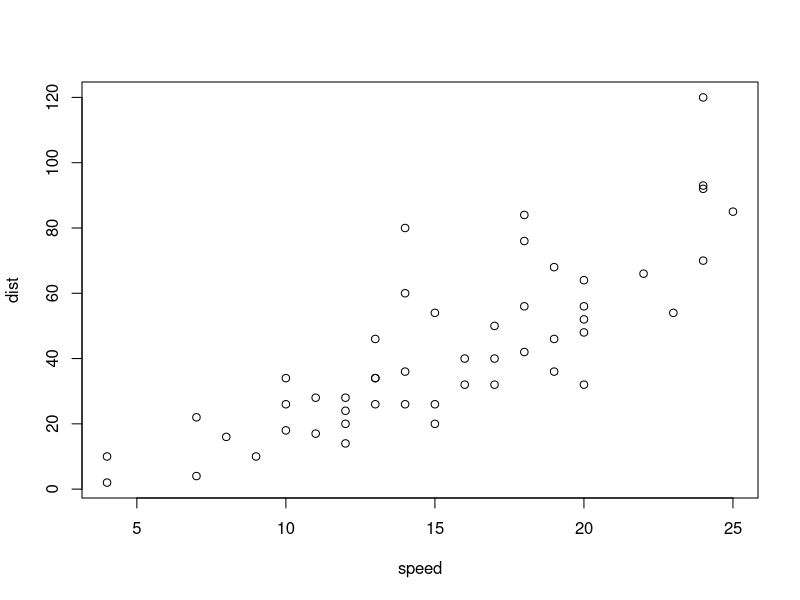
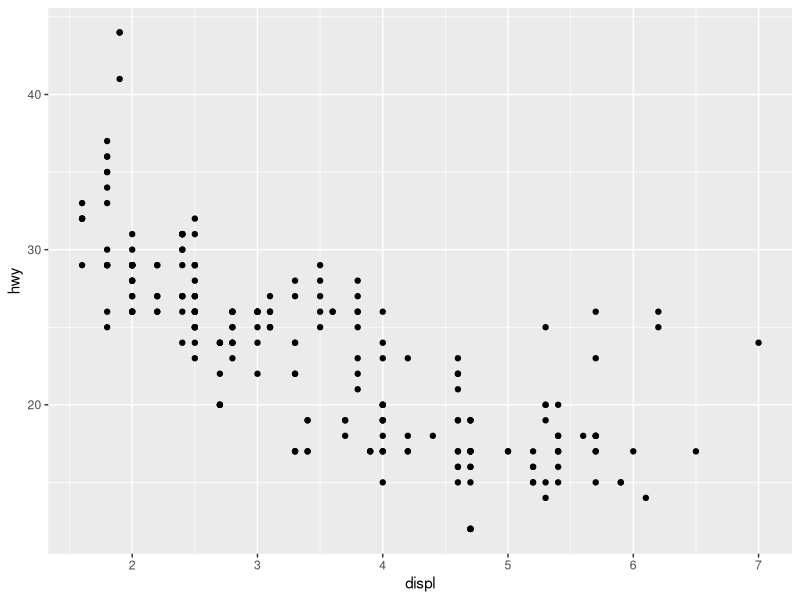
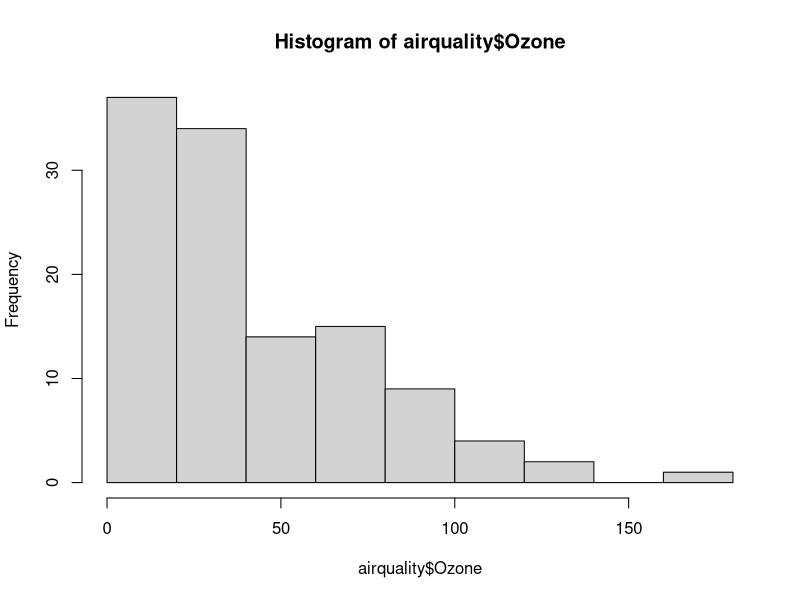
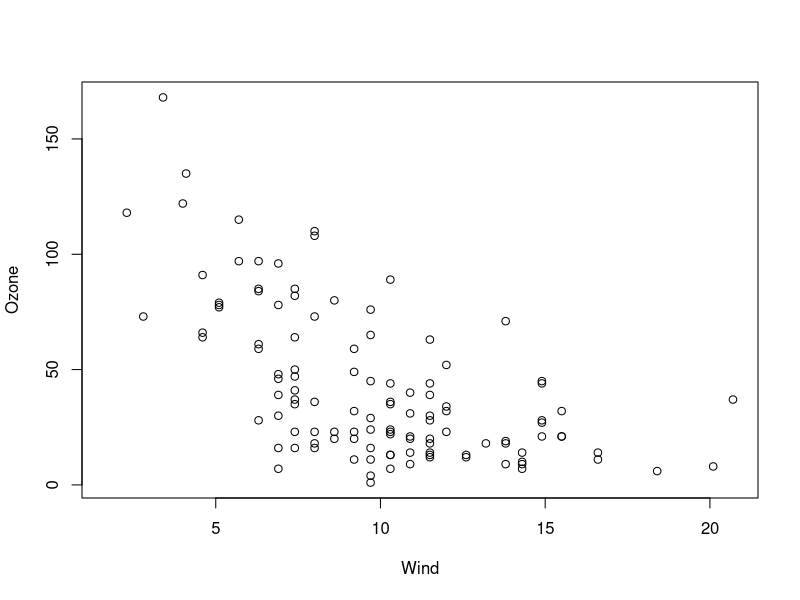
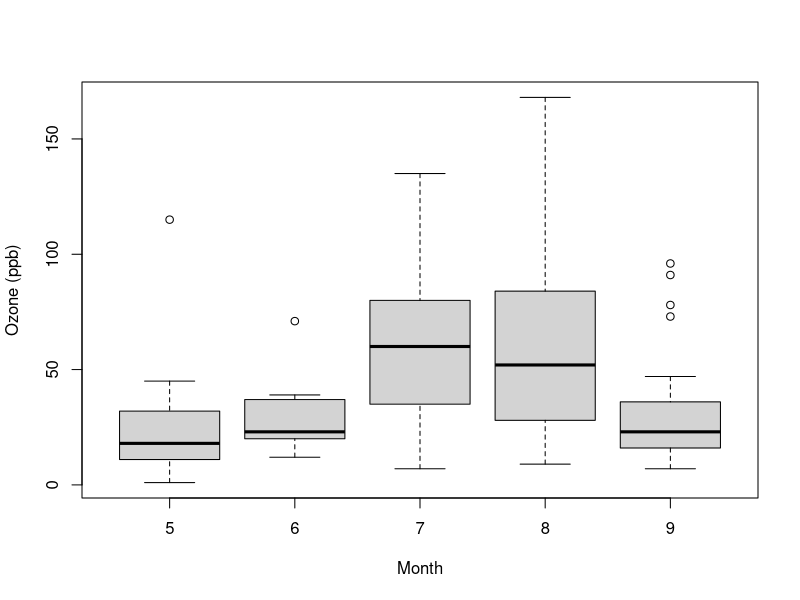
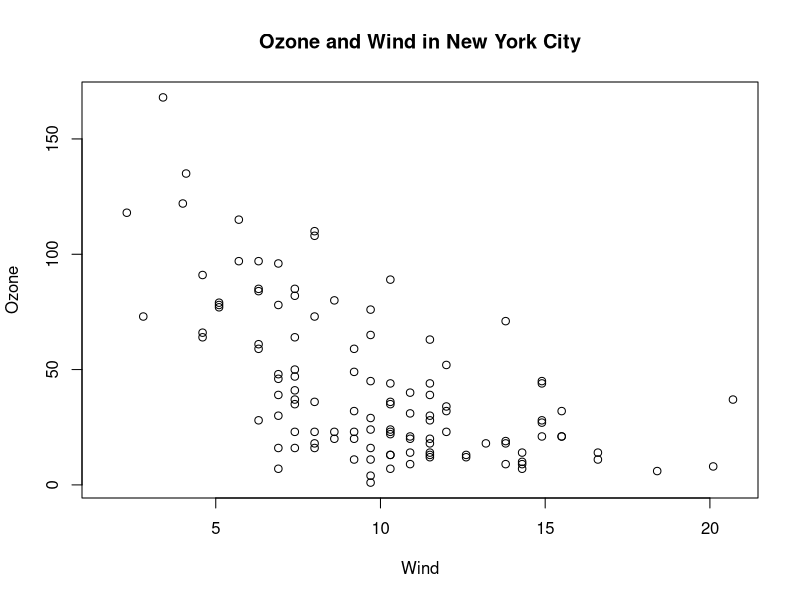
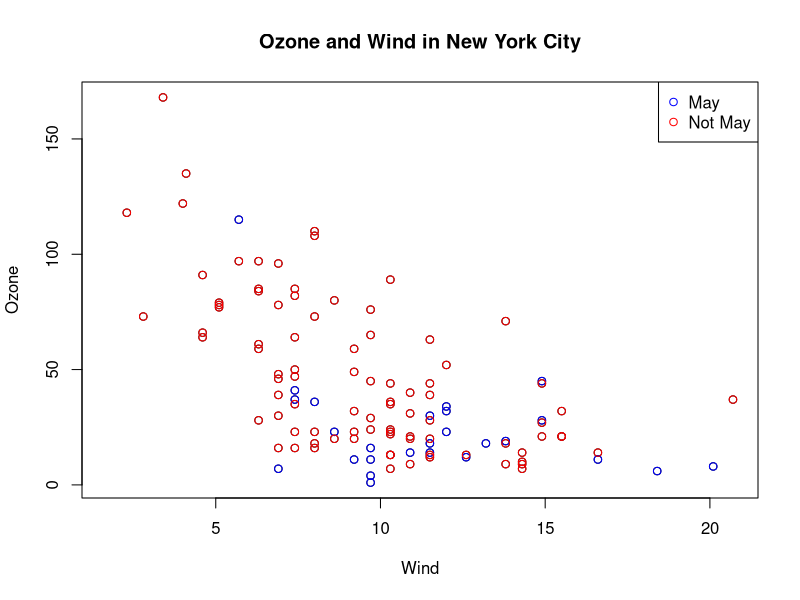
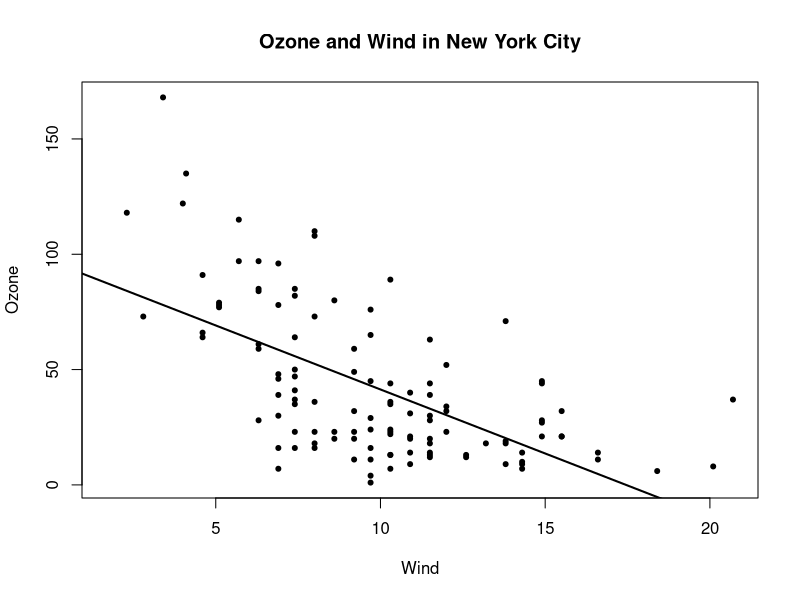

These charts were generated, in order, by the following R code:
library(datasets)
data(cars)
with(cars, plot(speed, dist))

library(ggplot2)
data(mpg)
qplot(displ, hwy, data=mpg)

library(datasets)
hist(airquality$Ozone)

with(airquality, plot(Wind, Ozone))

airquality <- transform(airquality, Month=factor(Month))
boxplot(Ozone ~ Month, airquality, xlab="Month", ylab="Ozone (ppb)")

par('lty')
par('col')
par('pch')
par('bg')
par('mar')
par('mfrow')

with(airquality, plot(Wind, Ozone))
title(main="Ozone and Wind in New York City")

with(airquality, plot(Wind, Ozone, main="Ozone and Wind in New York City"))
with(subset(airquality, Month==5), points(Wind, Ozone, col='blue'))
with(subset(airquality, Month!=5), points(Wind, Ozone, col='red'))
legend('topright', pch=1, col=c('blue', 'red'), legend = c('May', 'Not May'))

with(airquality, plot(Wind, Ozone, main="Ozone and Wind in New York City", pch=20))
model <- lm(Ozone ~ Wind, airquality)
abline(model, lwd=2)

par(mfrow = c(1,2))
with(airquality, {
  plot(Wind, Ozone, main="Ozone and Wind")
  plot(Solar.R, Ozone, main = "Ozone and Solar Radiation")
})

par(mfrow = c(1,3), mar=c(4,4,2,1), oma=c(0,0,2,0))
with(airquality, {
  plot(Wind, Ozone, main="Ozone and Wind")
  plot(Solar.R, Ozone, main = "Ozone and Solar Radiation")
  plot(Temp, Ozone, main = "Ozone and Temperature")
  mtext("Ozone and Weather in New York City", outer = TRUE)
})

library(datasets)

pdf(file="myplot.pdf")
with(faithful, plot(eruptions, waiting))
title(main="Old Faithful Geyer Data")
dev.off()

dev.cur()
dev.set(5)

windows()
